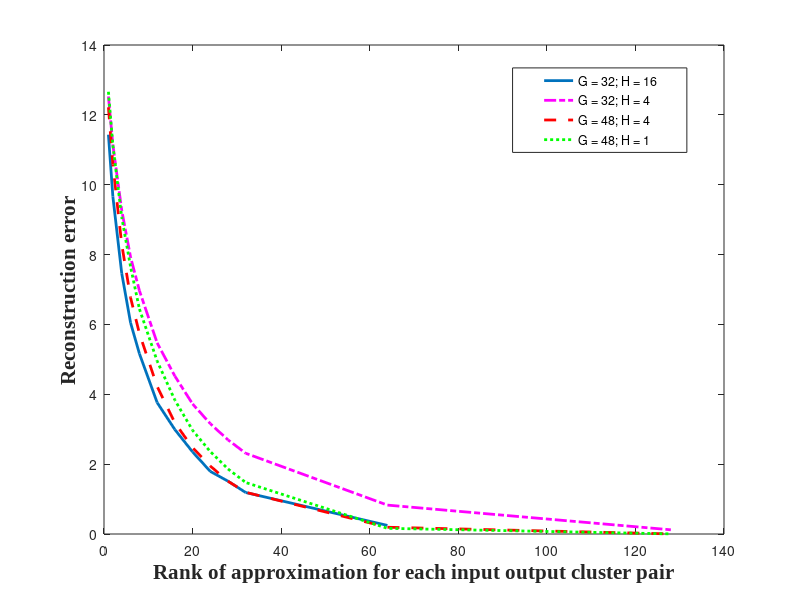

This figure's MATLAB source:
figure1 = figure('Position', [0, 0, 700, 500]);

load layer2reconerror_vs_numweights_matthew_iclust=32_oclust=16_kmeans
plot(ranks, recon_error, 'linewidth', 2);
hold on;

load layer2reconerror_vs_numweights_matthew_iclust=32_oclust=4_kmeans
plot(ranks, recon_error, 'm-.', 'linewidth', 2);
hold on;

load layer2reconerror_vs_numweights_matthew_iclust=48_oclust=4_kmeans
plot(ranks, recon_error, 'r--', 'linewidth', 2);

load layer2reconerror_vs_numweights_matthew_iclust=48=oclust=1_kmeans
plot(ranks, recon_error, 'g:', 'linewidth', 2);

xlabel('Rank of approximation for each input output cluster pair', 'FontSize', 15, 'FontName', 'TimesNewRoman', 'FontWeight', 'bold');
ylabel('Reconstruction error', 'FontSize', 15, 'FontName', 'TimesNewRoman', 'FontWeight', 'bold');
legend1 = legend('G = 32; H = 16', ...
                 'G = 32; H = 4', ...
                 'G = 48; H = 4', ...
                 'G = 48; H = 1');
 
set(legend1,'Position',[0.640714285714284 0.746 0.217857142857144 0.126]);

saveas(figure1, 'expr_compress/paper/img/layer2reconerror_vs_ranks', 'epsc');
